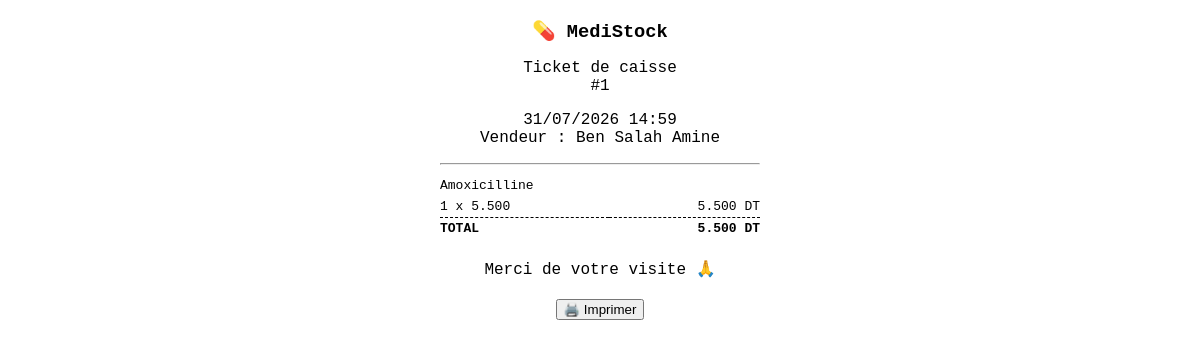
The page /ticket.php?id=1 (signed in) on the database its author committed.
### tables this page shows
CREATE TABLE ventes (
    id              INT AUTO_INCREMENT PRIMARY KEY,
    utilisateur_id  INT NOT NULL,
    date_vente      DATETIME NOT NULL DEFAULT CURRENT_TIMESTAMP,
    montant_total   DECIMAL(12,3) NOT NULL DEFAULT 0.000,
    mode_paiement   ENUM('especes','carte','cheque') NOT NULL DEFAULT 'especes',
    type_document   ENUM('ticket','facture') NOT NULL DEFAULT 'ticket',
    FOREIGN KEY (utilisateur_id) REFERENCES utilisateurs(id)
);

CREATE TABLE utilisateurs (
    id                INT AUTO_INCREMENT PRIMARY KEY,
    nom               VARCHAR(50)  NOT NULL,
    prenom            VARCHAR(50)  NOT NULL,
    email             VARCHAR(100) NOT NULL UNIQUE,
    mot_de_passe      VARCHAR(255) NOT NULL,           
    role              ENUM('administrateur','pharmacien') NOT NULL,
    telephone         VARCHAR(20),
    actif             TINYINT(1) NOT NULL DEFAULT 1,
    date_creation     DATETIME NOT NULL DEFAULT CURRENT_TIMESTAMP,
    derniere_connexion DATETIME NULL
);

CREATE TABLE details_ventes (
    id             INT AUTO_INCREMENT PRIMARY KEY,
    vente_id       INT NOT NULL,
    medicament_id  INT NOT NULL,
    lot_id         INT NOT NULL,
    quantite       INT NOT NULL,
    prix_unitaire  DECIMAL(10,3) NOT NULL,
    sous_total     DECIMAL(12,3) NOT NULL,
    FOREIGN KEY (vente_id) REFERENCES ventes(id) ON DELETE CASCADE,
    FOREIGN KEY (medicament_id) REFERENCES medicaments(id),
    FOREIGN KEY (lot_id) REFERENCES lots(id)
);

CREATE TABLE medicaments (
    id                 INT AUTO_INCREMENT PRIMARY KEY,
    nom                VARCHAR(150) NOT NULL,
    categorie_id       INT,
    fabricant          VARCHAR(120),
    forme              VARCHAR(50),           
    dosage             VARCHAR(50),
    code_barre         VARCHAR(50) UNIQUE,
    prix_achat         DECIMAL(10,3) NOT NULL DEFAULT 0.000,
    prix_vente         DECIMAL(10,3) NOT NULL DEFAULT 0.000,
    quantite_minimale  INT NOT NULL DEFAULT 10,
    necessite_ordonnance TINYINT(1) NOT NULL DEFAULT 0,
    description        TEXT,
    actif              TINYINT(1) NOT NULL DEFAULT 1,
    date_creation      DATETIME NOT NULL DEFAULT CURRENT_TIMESTAMP,
    FOREIGN KEY (categorie_id) REFERENCES categories(id) ON DELETE SET NULL,
    INDEX idx_med_nom (nom),
    INDEX idx_med_code_barre (code_barre)
);

### ticket.php (the view, shortened to what this page needs)
<?php
require 'config/db.php';
$id = (int) ($_GET['id'] ?? 0);
$stmt = $pdo->prepare("SELECT v.*, u.nom, u.prenom FROM ventes v JOIN utilisateurs u ON u.id = v.utilisateur_id WHERE v.id = ?");
$stmt->execute([$id]);
$vente = $stmt->fetch();
$stmt = $pdo->prepare("SELECT dv.*, m.nom AS medicament_nom FROM details_ventes dv
                        JOIN medicaments m ON m.id = dv.medicament_id WHERE dv.vente_id = ?");
$stmt->execute([$id]);
$lignes = $stmt->fetchAll();
?>
<!DOCTYPE html>
<html lang="fr">
<head>
</head>
<body>
    <h3>💊 MediStock</h3>
    <p class="center">Ticket de caisse<br>#<?= $vente['id'] ?></p>
    <p class="center">
        <?= date('d/m/Y H:i', strtotime($vente['date_vente'])) ?><br>
        Vendeur : <?= htmlspecialchars($vente['nom'] . ' ' . $vente['prenom']) ?>
    </p>
    <hr>
    <table>
        <?php foreach ($lignes as $l): ?>
        <tr>
            <td colspan="3"><?= htmlspecialchars($l['medicament_nom']) ?></td>
        </tr>
        <tr>
            <td><?= $l['quantite'] ?> x <?= number_format($l['prix_unitaire'], 3) ?></td>
            <td colspan="2" style="text-align:right"><?= number_format($l['sous_total'], 3) ?> DT</td>
        </tr>
        <?php endforeach; ?>
        <tr class="total">
            <td colspan="2">TOTAL</td>
            <td style="text-align:right"><?= number_format($vente['montant_total'], 3) ?> DT</td>
        </tr>
    </table>
    <p class="center" style="margin-top:20px;">Merci de votre visite 🙏</p>
    <div class="no-print center" style="margin-top:20px;">
        <button onclick="window.print()">🖨️ Imprimer</button>
    </div>
</body>
</html>

### ticket.php (style rules this page uses)
body { font-family: 'Courier New', monospace; max-width: 320px; margin: 20px auto; }
h3 { text-align: center; margin-bottom: 0; }
.center { text-align: center; }
table { width: 100%; border-collapse: collapse; margin-top: 10px; }
td, th { padding: 3px 0; font-size: 13px; }
.total { border-top: 1px dashed #000; font-weight: bold; }

### rows shown on the page
ventes: id "1", date_vente "31/07/2026 14:59", utilisateur.prenom "Ben Salah Amine", montant_total "5.500"
details_ventes: medicament.nom "Amoxicilline", quantite "1", prix_unitaire "5.500", sous_total "5.500"
